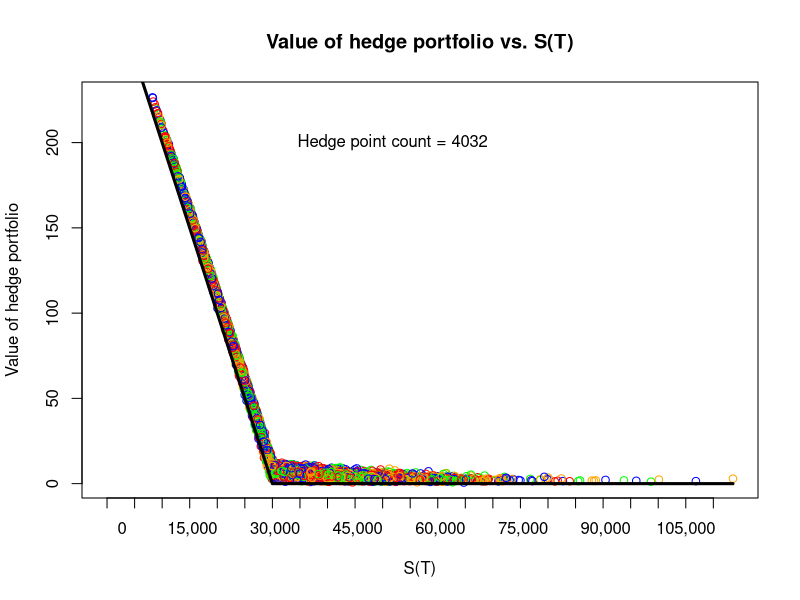

Reproduce this figure in R.
set.seed(2024)
rUS <- 0.03
rJ <- 0
sigmaX <- c(0.1, 0.02)
sigmaJ <- c(0, 0.25)
Y0 <- 1/100
X0 <- Y0
S0 <- 30000
K <- S0
T <- 2

muJ <- 0
muX <- 0

Nhedge <- 252*8*T
Nrep <- 10000

d1 <- function(S, K, rJ, sigmaX, sigmaJ, timetomat) {
  (log(S/K) + (rJ - t(sigmaX) %*% sigmaJ + norm(sigmaJ, type = "2")^2 / 2) * timetomat) / 
    (sqrt(timetomat) * norm(sigmaJ, type = "2"))
}
d2 <- function(S, K, rJ, sigmaX, sigmaJ, timetomat) {
  (log(S/K) + (rJ - t(sigmaX) %*% sigmaJ - norm(sigmaJ, type = "2")^2 / 2) * timetomat) / 
    (sqrt(timetomat) * norm(sigmaJ, type = "2"))
}



gdelta <- function(S, Y0, X0, K, rUS, rJ, sigmaX, sigmaJ, timetomat) {
  d1 <- d1(S, K, rJ, sigmaX, sigmaJ, timetomat)
  g <- Y0 * exp((rJ - t(sigmaX) %*% sigmaJ - rUS) * timetomat) * (pnorm(d1) - 1)
  deltaQP <- g/X0
  return(deltaQP)
}



FQP <- function(S, Y0, K, rUS, rJ, sigmaX, sigmaJ, timetomat) {
  d1 <- d1(S, K, rJ, sigmaX, sigmaJ, timetomat)
  d2 <- d2(S, K, rJ, sigmaX, sigmaJ, timetomat)
  priceQP <- Y0 * exp(-rUS * timetomat) * (K * pnorm(-d2) - exp((rJ - t(sigmaX) %*% sigmaJ) * timetomat)* S * pnorm(-d1))
}

St <- rep(S0, length = Nrep)
Xt <- rep(X0, length = Nrep)
dt <- T/Nhedge


initial_outlay <- c(FQP(S0, Y0, K, rUS, rJ, sigmaX, sigmaJ, timetomat = T))
Vpf <- rep(initial_outlay, length = Nrep)
a <- gdelta(St, Y0, Xt, K, rUS, rJ, sigmaX, sigmaJ, timetomat = T)
b <- (-a)*St
c <- Vpf - a*St*Xt - b*Xt

for (i in 2:Nhedge) {
  W <- cbind(rnorm(Nrep), rnorm(Nrep))
  St <- St * exp((muJ + rJ - t(sigmaX) %*% sigmaJ - 0.5 * norm(sigmaJ, type = "2")^2) * dt + sqrt(dt)*c(W%*%sigmaJ))
  Xt <- Xt * exp((muX + rUS - rJ - 0.5 * norm(sigmaX, type = "2")^2) * dt + sqrt(dt)*c(W%*%sigmaX))
  Vpf <- a * St * Xt + b * exp(dt * rUS)*Xt + c * exp(dt*rUS)
  a <- gdelta(St, Y0, Xt, K, rUS, rJ, sigmaX, sigmaJ, timetomat = (T - (i - 1) * dt))
  b <- (-a)*St
  c <- Vpf - a*St*Xt - b*Xt
}


W <- cbind(rnorm(Nrep), rnorm(Nrep))
St <- St * exp((muJ + rJ - t(sigmaX) %*% sigmaJ - 0.5 * norm(sigmaJ, type = "2")^2) * dt + sqrt(dt)*c(W%*%sigmaJ))
Xt <- Xt * exp((muX + rUS - rJ - 0.5 * norm(sigmaX, type = "2")^2) * dt + sqrt(dt)*c(W%*%sigmaX))

Stmax <- 0:max(St)

plot(St, Vpf, col=c("red", "blue", "green", "orange"), 
     xlab="S(T)", ylab="Value of hedge portfolio", 
     xlim=c(0, max(St)), main = "Value of hedge portfolio vs. S(T)", 
     xaxt='n') 
text(100, 200, paste("Hedge point count =", Nhedge), adj=-1)
lines(Stmax, Y0 * pmax(K - Stmax, 0), type="l", lwd=3)


ticks <- seq(0, max(St), by=5000) 

axis(1, at=ticks, labels=format(ticks, big.mark=",", scientific=FALSE))


